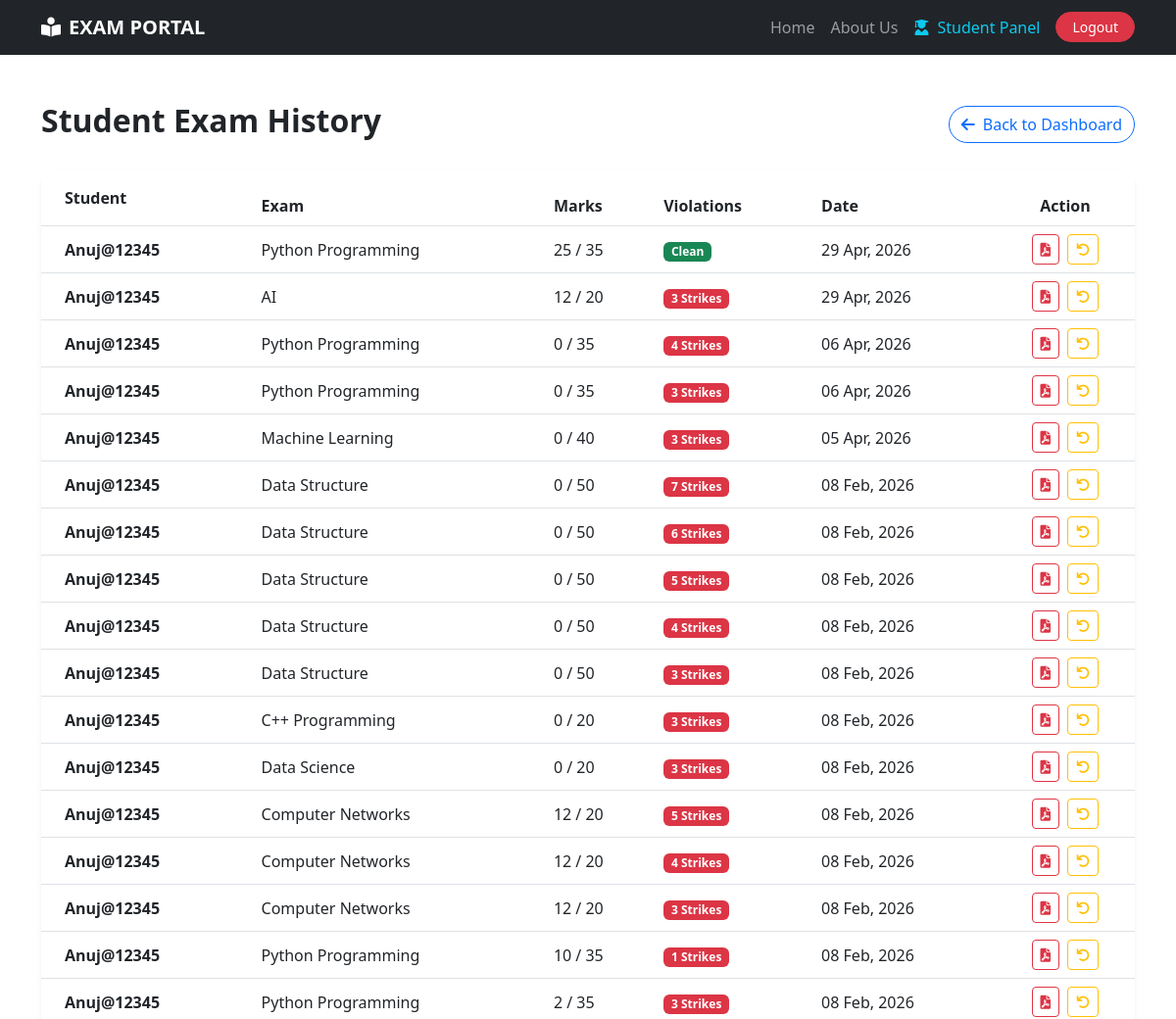
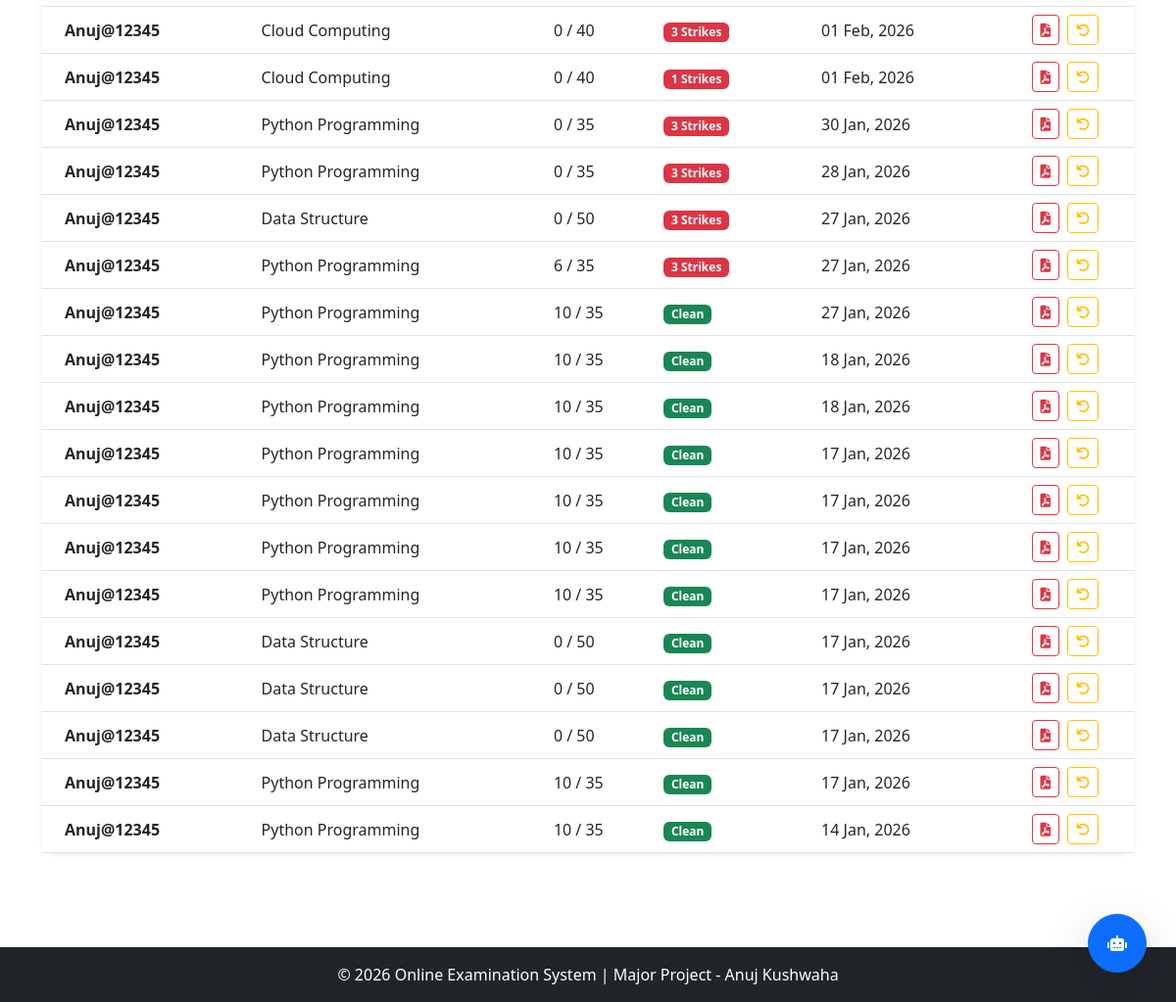
The app's page /view-result/ (signed in) with its own data (2 pictures, top to bottom).
### exam/models.py (models this page shows, shortened)
class Result(models.Model):
    student = models.ForeignKey(User, on_delete=models.CASCADE)
    exam = models.ForeignKey(Course, on_delete=models.CASCADE)
    marks = models.PositiveIntegerField()
    date = models.DateTimeField(auto_now=True)
    violations = models.PositiveIntegerField(default=0)

class Course(models.Model):
    course_name = models.CharField(max_length=50)
    question_number = models.PositiveIntegerField()
    total_marks = models.PositiveIntegerField()
    duration = models.PositiveIntegerField(default=30, help_text="Duration in minutes")

### exam/views.py (the view)
# urls.py: path('view-result/',views.view_result_view,name='view-result-view'),
@login_required
def view_result_view(request):
    if request.user.is_staff:
        results = Result.objects.all().select_related('student', 'exam').order_by('-date')
    else:
        results = Result.objects.filter(student=request.user).order_by('-date')
    return render(request, 'view_result.html', {'results': results})

### exam/templates/view_result.html
{% extends 'base.html' %}
{% block content %}
<div class="container py-5">
    <div class="d-flex justify-content-between align-items-center mb-4">
        <h2 class="fw-bold text-dark">Student Exam History</h2>
        <a href="{% url 'teacher-dashboard' %}" class="btn btn-outline-primary rounded-pill">
            <i class="fas fa-arrow-left me-2"></i>Back to Dashboard
        </a>
    </div>
    <div class="card border-0 shadow-sm rounded-4">
        <div class="card-body p-0">
            <div class="table-responsive">
                <table class="table table-hover align-middle mb-0">
                    <thead class="bg-light">
                        <tr>
                            <th class="ps-4 py-3">Student</th>
                            <th>Exam</th>
                            <th>Marks</th>
                            <th>Violations</th> <th>Date</th>
                            <th class="text-center">Action</th>
                        </tr>
                    </thead>
                    <tbody>
                        {% for r in results %}
                        <tr>
                            <td class="ps-4 fw-bold">{{ r.student.username }}</td>
                            <td>{{ r.exam.course_name }}</td>
                            <td>{{ r.marks }} / {{ r.exam.total_marks }}</td>
                            <td>
                                {% if r.violations > 0 %}
                                    <span class="badge bg-danger text-white">{{ r.violations }} Strikes</span>
                                {% else %}
                                    <span class="badge bg-success">Clean</span>
                                {% endif %}
                            </td>
                            <td>{{ r.date|date:"d M, Y" }}</td>
                            <td class="text-center">
                                <a href="{% url 'download-pdf' r.id %}" class="btn btn-sm btn-outline-danger me-1">
                                    <i class="fas fa-file-pdf"></i>
                                </a>
                                <a href="{% url 'delete-result' r.id %}" class="btn btn-sm btn-outline-warning" onclick="return confirm('Allow student to retake?')">
                                    <i class="fas fa-undo"></i>
                                </a>
                            </td>
                        </tr>
                        {% empty %}
                        <tr>
                            <td colspan="6" class="text-center py-5 text-muted">No exam results found.</td>
                        </tr>
                        {% endfor %}
                    </tbody>
                </table>
            </div>
        </div>
    </div>
</div>
{% endblock %}

### records on screen
Result: student.username "Anuj@12345", exam.course_name "Python Programming", marks "25", exam.total_marks "35", violations "Clean", date "29 Apr, 2026"
Result: student.username "Anuj@12345", exam.course_name "AI", marks "12", exam.total_marks "20", violations "3", date "29 Apr, 2026"
Result: student.username "Anuj@12345", exam.course_name "Python Programming", marks "0", exam.total_marks "35", violations "4", date "06 Apr, 2026"
Result: student.username "Anuj@12345", exam.course_name "Python Programming", marks "0", exam.total_marks "35", violations "3", date "06 Apr, 2026"
Result: student.username "Anuj@12345", exam.course_name "Machine Learning", marks "0", exam.total_marks "40", violations "3", date "05 Apr, 2026"
Result: student.username "Anuj@12345", exam.course_name "Data Structure", marks "0", exam.total_marks "50", violations "7", date "08 Feb, 2026"
Result: student.username "Anuj@12345", exam.course_name "Data Structure", marks "0", exam.total_marks "50", violations "6", date "08 Feb, 2026"
Result: student.username "Anuj@12345", exam.course_name "Data Structure", marks "0", exam.total_marks "50", violations "5", date "08 Feb, 2026"
Result: student.username "Anuj@12345", exam.course_name "Data Structure", marks "0", exam.total_marks "50", violations "4", date "08 Feb, 2026"
Result: student.username "Anuj@12345", exam.course_name "Data Structure", marks "0", exam.total_marks "50", violations "3", date "08 Feb, 2026"
Result: student.username "Anuj@12345", exam.course_name "C++ Programming", marks "0", exam.total_marks "20", violations "3", date "08 Feb, 2026"
Result: student.username "Anuj@12345", exam.course_name "Data Science", marks "0", exam.total_marks "20", violations "3", date "08 Feb, 2026"
Result: student.username "Anuj@12345", exam.course_name "Computer Networks", marks "12", exam.total_marks "20", violations "5", date "08 Feb, 2026"
Result: student.username "Anuj@12345", exam.course_name "Computer Networks", marks "12", exam.total_marks "20", violations "4", date "08 Feb, 2026"
Result: student.username "Anuj@12345", exam.course_name "Computer Networks", marks "12", exam.total_marks "20", violations "3", date "08 Feb, 2026"
Result: student.username "Anuj@12345", exam.course_name "Python Programming", marks "10", exam.total_marks "35", violations "1", date "08 Feb, 2026"
Result: student.username "Anuj@12345", exam.course_name "Python Programming", marks "2", exam.total_marks "35", violations "3", date "08 Feb, 2026"
Result: student.username "Anuj@12345", exam.course_name "Cloud Computing", marks "0", exam.total_marks "40", violations "3", date "01 Feb, 2026"
Result: student.username "Anuj@12345", exam.course_name "Cloud Computing", marks "0", exam.total_marks "40", violations "1", date "01 Feb, 2026"
Result: student.username "Anuj@12345", exam.course_name "Python Programming", marks "0", exam.total_marks "35", violations "3", date "30 Jan, 2026"
Result: student.username "Anuj@12345", exam.course_name "Python Programming", marks "0", exam.total_marks "35", violations "3", date "28 Jan, 2026"
Result: student.username "Anuj@12345", exam.course_name "Data Structure", marks "0", exam.total_marks "50", violations "3", date "27 Jan, 2026"
Result: student.username "Anuj@12345", exam.course_name "Python Programming", marks "6", exam.total_marks "35", violations "3", date "27 Jan, 2026"
Result: student.username "Anuj@12345", exam.course_name "Python Programming", marks "10", exam.total_marks "35", violations "Clean", date "27 Jan, 2026"
Result: student.username "Anuj@12345", exam.course_name "Python Programming", marks "10", exam.total_marks "35", violations "Clean", date "18 Jan, 2026"
Result: student.username "Anuj@12345", exam.course_name "Python Programming", marks "10", exam.total_marks "35", violations "Clean", date "18 Jan, 2026"
Result: student.username "Anuj@12345", exam.course_name "Python Programming", marks "10", exam.total_marks "35", violations "Clean", date "17 Jan, 2026"
Result: student.username "Anuj@12345", exam.course_name "Python Programming", marks "10", exam.total_marks "35", violations "Clean", date "17 Jan, 2026"
Result: student.username "Anuj@12345", exam.course_name "Python Programming", marks "10", exam.total_marks "35", violations "Clean", date "17 Jan, 2026"
Result: student.username "Anuj@12345", exam.course_name "Python Programming", marks "10", exam.total_marks "35", violations "Clean", date "17 Jan, 2026"
Result: student.username "Anuj@12345", exam.course_name "Data Structure", marks "0", exam.total_marks "50", violations "Clean", date "17 Jan, 2026"
Result: student.username "Anuj@12345", exam.course_name "Data Structure", marks "0", exam.total_marks "50", violations "Clean", date "17 Jan, 2026"
Result: student.username "Anuj@12345", exam.course_name "Data Structure", marks "0", exam.total_marks "50", violations "Clean", date "17 Jan, 2026"
Result: student.username "Anuj@12345", exam.course_name "Python Programming", marks "10", exam.total_marks "35", violations "Clean", date "17 Jan, 2026"
Result: student.username "Anuj@12345", exam.course_name "Python Programming", marks "10", exam.total_marks "35", violations "Clean", date "14 Jan, 2026"
